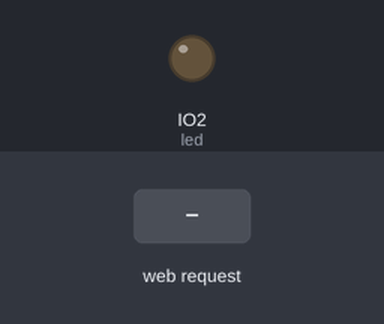
This program was run on a simulated ESP32 board running CircuitPython. Shown: output pins drawn as LEDs (lit = HIGH). The inputs (shaded band) are chosen by the test bench. What the program prints to the serial console is not drawn.

Above: at 2.7 s.
2.8 s: HTTP request GET /led/on received
At 3.7 s:
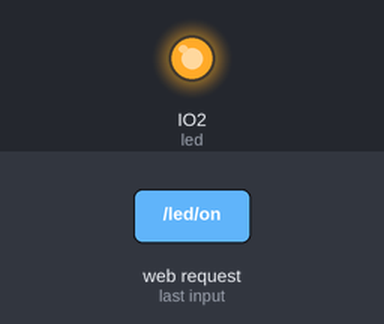
4.3 s: HTTP request GET /led/off received
At 4.9 s:
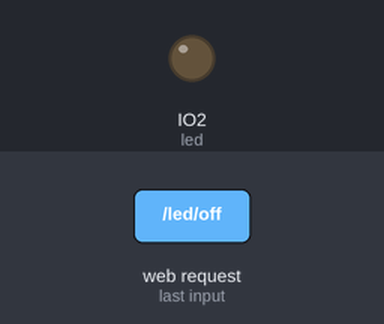
Timing chart, 0 to 7.3 s (numbered marks = the images above; inputs shaded):
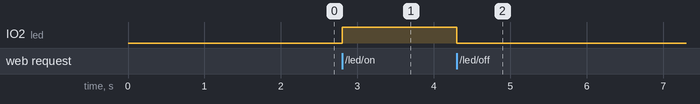

The program:

webservice_2.py
```python
import time
import board
import digitalio
import wifi
import socketpool
import json
import os

# --- Configuration ---
SSID = "network_4g"        # Replace with your Wi-Fi name
PASSWORD = "XXX7XXXXX"  # Replace with your Wi-Fi password

# --- Setup onboard LED (GPIO2 on most ESP32 boards) ---
try:
    led = digitalio.DigitalInOut(board.IO2)
    led.direction = digitalio.Direction.OUTPUT
    led.value = False
except Exception as e:
    print("LED setup failed:", e)

# --- Connect to Wi-Fi ---
try:
    wifi.radio.connect(SSID, PASSWORD)
    print("✅ Connected to WiFi")
    print("🌐 IP address:", wifi.radio.ipv4_address)
except Exception as e:
    print("❌ Failed to connect to Wi-Fi:", e)
    while True:
        pass  # Stop execution

# --- Setup Socket Server ---
try:
    pool = socketpool.SocketPool(wifi.radio)
    server = pool.socket()
    server.bind(('0.0.0.0', 80))
    server.listen(1)
    print("🌍 HTTP server started, waiting for connections...")
except Exception as e:
    print("❌ Server setup failed:", e)
    while True:
        pass

# --- HTML Response Page ---
def webpage():
    status = "ON" if led.value else "OFF"
    return f"""<!DOCTYPE html>
<html>
<head>
    <title>ESP32 Control Panel</title>
    <meta name="viewport" content="width=device-width, initial-scale=1.0">
    <style>
        * {{ margin: 0; padding: 0; box-sizing: border-box; }}
        body {{
            font-family: 'Segoe UI', Arial, sans-serif;
            line-height: 1.6;
            color: #333;
        }}
        .navbar {{
            background: #2c3e50;
            padding: 1rem;
            position: fixed;
            width: 100%;
            top: 0;
            z-index: 1000;
        }}
        .navbar a {{
            color: white;
            text-decoration: none;
            margin: 0 15px;
            font-weight: 500;
        }}
        .navbar a:hover {{
            color: #3498db;
        }}
        .container {{
            max-width: 1200px;
            margin: 80px auto 0;
            padding: 20px;
        }}
        .section {{
            margin: 40px 0;
            padding: 20px;
            background: #fff;
            border-radius: 8px;
            box-shadow: 0 2px 5px rgba(0,0,0,0.1);
        }}
        .button {{
            padding: 12px 24px;
            font-size: 16px;
            margin: 10px;
            border: none;
            border-radius: 5px;
            cursor: pointer;
            transition: all 0.3s ease;
        }}
        .on {{ background-color: #2ecc71; color: white; }}
        .off {{ background-color: #e74c3c; color: white; }}
        .button:hover {{ opacity: 0.9; transform: scale(1.05); }}
        .form-group {{
            margin: 15px 0;
        }}
        input, textarea {{
            width: 100%;
            padding: 8px;
            margin: 5px 0;
            border: 1px solid #ddd;
            border-radius: 4px;
        }}
        .footer {{
            background: #2c3e50;
            color: white;
            text-align: center;
            padding: 20px;
            margin-top: 40px;
        }}
        h1, h2 {{ color: #2c3e50; margin-bottom: 20px; }}
    </style>
</head>
<body>
    <nav class="navbar">
        <a href="#home">Home</a>
        <a href="#about">About</a>
        <a href="#control">Control</a>
        <a href="#contact">Contact</a>
    </nav>

    <div class="container">
        <section id="home" class="section">
            <h1>ESP32 Control Panel</h1>
            <p>Welcome to your ESP32 control interface. This system allows you to control various aspects of your ESP32 device.</p>
        </section>

        <section id="control" class="section">
            <h2>LED Control</h2>
            <p>LED is currently <strong>{status}</strong></p>
            <a href="/led/on"><button class="button on">Turn ON</button></a>
            <a href="/led/off"><button class="button off">Turn OFF</button></a>
        </section>

        <section id="about" class="section">
            <h2>About</h2>
            <p>This is an ESP32-based control system that provides a web interface for controlling various aspects of your device. The system runs on a local server and can be accessed through any device connected to the same network.</p>
        </section>

        <section id="contact" class="section">
            <h2>Contact Form</h2>
            <form action="/submit" method="POST">
                <div class="form-group">
                    <label for="name">Name:</label>
                    <input type="text" id="name" name="name" required>
                </div>
                <div class="form-group">
                    <label for="email">Email:</label>
                    <input type="email" id="email" name="email" required>
                </div>
                <div class="form-group">
                    <label for="message">Message:</label>
                    <textarea id="message" name="message" rows="4" required></textarea>
                </div>
                <button type="submit" class="button on">Submit</button>
            </form>
        </section>
    </div>

    <footer class="footer">
        <p>&copy; 2024 ESP32 Control Panel. All rights reserved.</p>
    </footer>
</body>
</html>"""

# --- Handle Form Submission ---
def save_contact_data(data):
    try:
        # Create a contacts directory if it doesn't exist
        if not os.path.exists('contacts'):
            os.makedirs('contacts')

        # Generate filename based on timestamp
        filename = f'contacts/contact_{int(time.time())}.json'

        # Save the data
        with open(filename, 'w') as f:
            json.dump(data, f)
        return True
    except Exception as e:
        print("Error saving contact data:", e)
        return False

# --- Main Server Loop ---
while True:
    try:
        conn, addr = server.accept()
        print(f"\n🔌 Connection from {addr}")

        buffer = bytearray(1024)
        bytes_read = conn.recv_into(buffer)
        request = str(buffer[:bytes_read], "utf-8")
        print("📥 Request:", request)

        # Handle routes
        if "/led/on" in request:
            led.value = True
        elif "/led/off" in request:
            led.value = False
        elif "/submit" in request and "POST" in request:
            # Extract form data from POST request
            content_length = int(request.split("Content-Length: ")[1].split("\r\n")[0])
            form_data = request.split("\r\n\r\n")[1][:content_length]

            # Parse form data
            data = {}
            for item in form_data.split('&'):
                key, value = item.split('=')
                data[key] = value

            # Save the data
            if save_contact_data(data):
                response = "HTTP/1.1 200 OK\r\nContent-Type: text/plain\r\n\r\nForm submitted successfully!"
            else:
                response = "HTTP/1.1 500 Internal Server Error\r\nContent-Type: text/plain\r\n\r\nError saving form data"
            conn.send(response.encode())
            conn.close()
            continue

        # Send response
        html = webpage()
        conn.send("HTTP/1.1 200 OK\r\nContent-Type: text/html\r\n\r\n")
        conn.send(html)
        conn.close()

    except Exception as e:
        print("⚠️ Error during request:", e)
        try:
            conn.close()
        except:
            pass
```

Measured:
- after the input at 2.8 s, IO2 (led): LOW → HIGH at once
- after the input at 4.3 s, IO2 (led): HIGH → LOW at once
